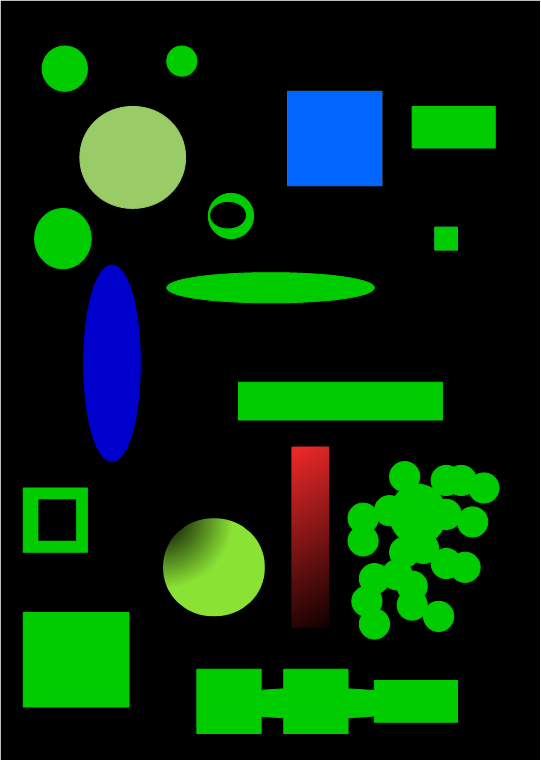
#> input picture contourBased-object-detection/input.png, 541 x 760 px
$ python contour-object-detection.py
#> lines starting #> are read from the running program, lines starting #| are printed output that depends on the picture; after the words box and inside, x2 and y2 are one past the last pixel; in counts of white or black regions, pixels touching at a corner belong together
#Ehsan Mokhtari
import numpy
import cv2
import random

#importing input image and converting it to gray scale for tresh-holding process
img = cv2.imread('input.png',1)
#> img is the input picture: shape (760, 541, 3); mean B, G, R 14.5, 44, 8.8
gray = cv2.cvtColor(img, cv2.COLOR_RGB2GRAY)
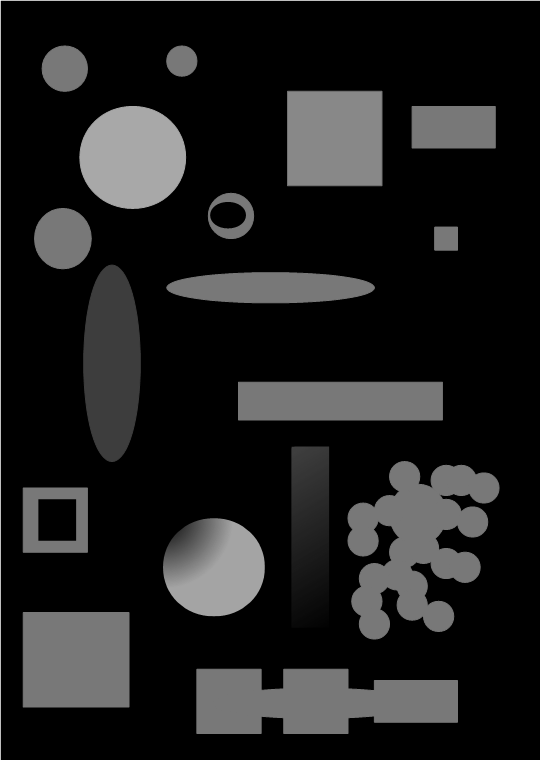
#> gray: shape (760, 541); min 0, max 255, mean 31.2

#adaptive-tresh-holding for making perfect binary-image for object detection
thresh = cv2.adaptiveThreshold(gray, 255, cv2.ADAPTIVE_THRESH_GAUSSIAN_C, cv2.THRESH_BINARY, 141, 1)
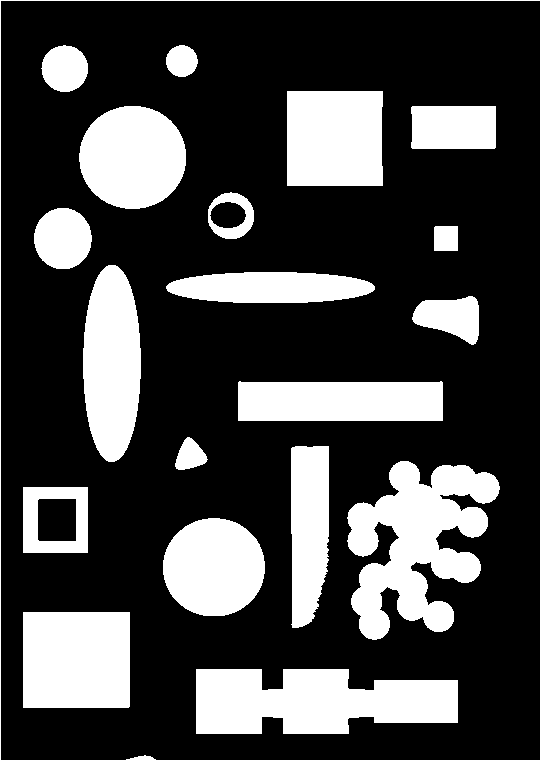
#> thresh: shape (760, 541); 27% white; 21 white regions
#cv2.imshow("Binary", thresh)

#extracting contours from binary-image
contours, hierarchy = cv2.findContours(thresh, cv2.RETR_TREE, cv2.CHAIN_APPROX_SIMPLE)
#> contours = 23 contours, 1 with area under 20; largest, box (x1, y1, x2, y2) and area: (347, 461, 500, 640) 14525, (196, 669, 458, 734) 13096, (23, 612, 130, 708) 10070, (287, 91, 383, 186) 8871, (83, 265, 141, 462) 8835

#making a dark 3-channel panel for drawing contours with different colors on it
panel = numpy.zeros([img.shape[0], img.shape[1],3], 'uint8')

#counter for objects
counter=1

for c in contours:
	#making random color for objs
	color = (random.randint(0,255),random.randint(0,255),random.randint(0,255))
	#drawing and filling the contours on panel
	cv2.drawContours(panel, [c], -1, color, -1)

	#area of detected obj
	area = cv2.contourArea(c)

	#calculating center of every object for putting its number on it!
	M = cv2.moments(c)
	cx = int( M['m10']/M['m00'])
	cy = int( M['m01']/M['m00'])

	#put the number of obj on it
	cv2.putText(panel,str(counter),(cx-15,cy+10),cv2.FONT_ITALIC,1,(0,0,0),1,cv2.LINE_AA)

	#outputing the results
	print("object: {}, Area: {}, location (x={}, y={})".format(counter,area,cx,cy))

	#counter increases by 1
	counter = counter+1
#> this loop made 23 passes
#> (color, area, cx, cy) on passes 1, 2, 3, 4, 6, 7, 8, 9, 10, 11, 12, 13: ((197, 215, 20), 58, 142, 757), ((132, 248, 207), 13096, 314, 701), ((155, 244, 183), 10069.5, 75, 659), ((111, 71, 144), 7782, 213, 566), ((75, 158, 50), 1672, 56, 519), ((37, 169, 241), 14525, 416, 542), ((51, 181, 222), 5950.5, 308, 528), ((161, 104, 244), 647, 189, 455), ((226, 133, 31), 7756, 340, 400), ((7, 47, 204), 2077, 450, 316), ((0, 252, 170), 5023, 270, 287), ((124, 166, 32), 8835, 111, 362)
#> (c, color, area, cx, cy) on pass 5: ([[23, 487], [23, 552], [87, 552], [87, 487]], (71, 48, 128), 4160, 55, 519)
#| object: 1, Area: 58.0, location (x=142, y=757)
#| object: 2, Area: 13096.0, location (x=314, y=701)
#| object: 3, Area: 10069.5, location (x=75, y=659)
#| object: 4, Area: 7782.0, location (x=213, y=566)
#| object: 5, Area: 4160.0, location (x=55, y=519)
#| object: 6, Area: 1672.0, location (x=56, y=519)
#| object: 7, Area: 14525.0, location (x=416, y=542)
#| object: 8, Area: 5950.5, location (x=308, y=528)
#> (further printed lines are left out)
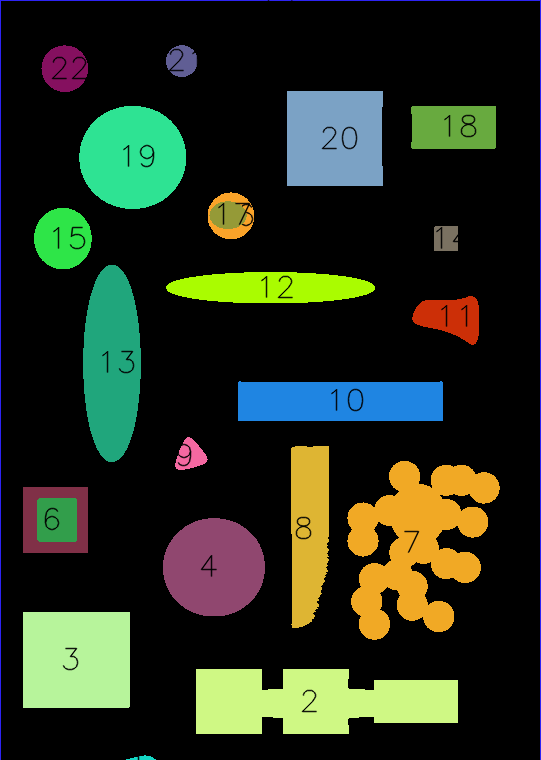
#> panel: shape (760, 541, 3); mean of channels 0, 1, 2 31, 47.4, 38.6; drawn as B, G, R
#> after the loop, counter = 24

cv2.imshow("Contours",panel)

cv2.waitKey(0)
cv2.destroyAllWindows()
#End
